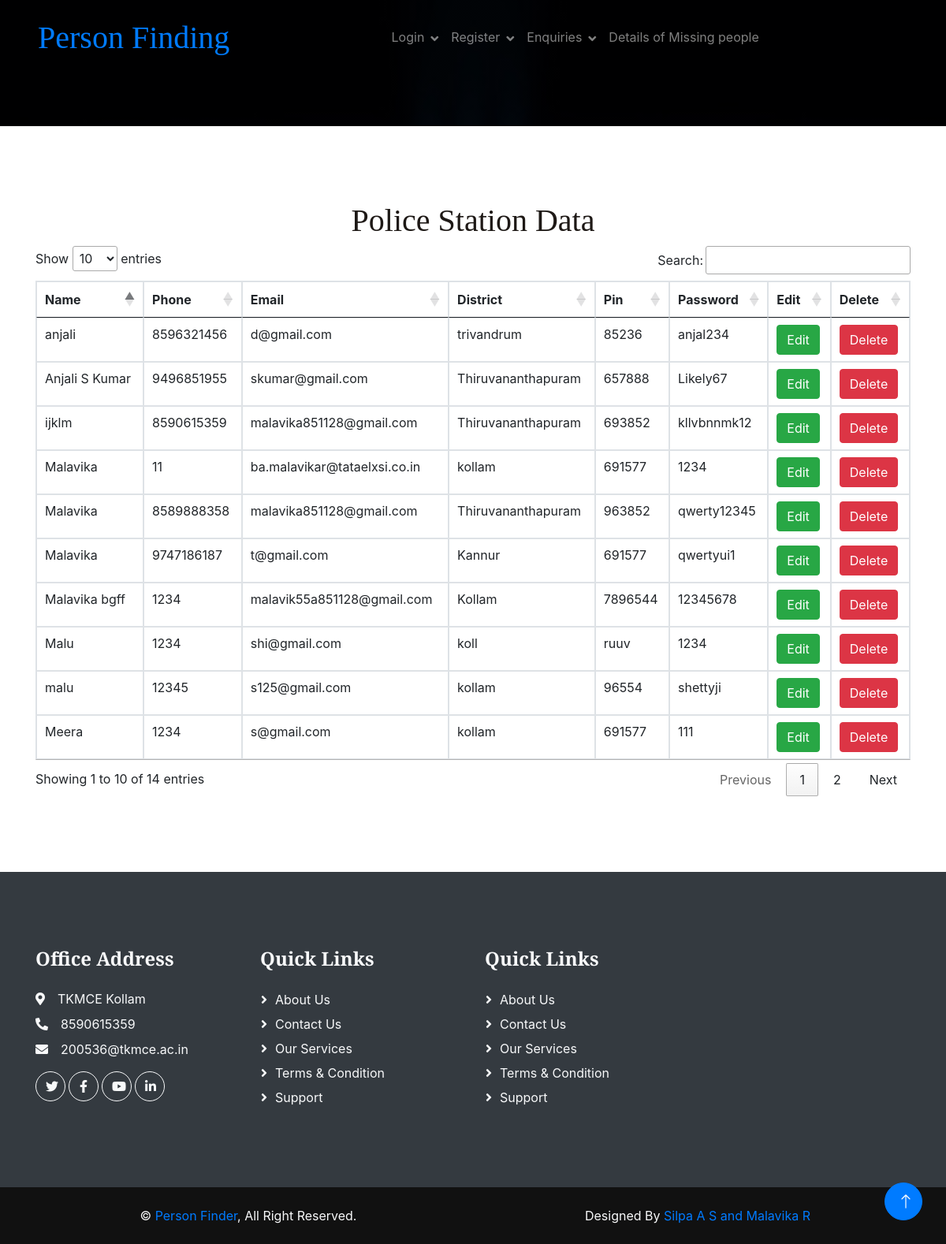
Page /userview/ on the committed database.
### myapp/models.py (models this page shows)
class Users(models.Model):
    Name=models.CharField(max_length=100)
    Phone=models.CharField(max_length=100)
    Email=models.CharField(max_length=100)
    District=models.CharField(max_length=100)
    Pin=models.CharField(max_length=100)
    Password=models.CharField(max_length=100)
    user_id=models.IntegerField(primary_key=True)
    usertype=models.CharField(max_length=100,default='User')

### myapp/views.py (the view)
# urls.py: path('userview/',views.dataview,name='userview'),
def dataview(request):
    register = Users.objects.all()  # Query the New model
    return render(request, 'userview.html', {'view': register})

### myapp/Templates/userview.html (shortened to what this page needs)
{% extends 'header.html' %}
{% block content %}
{% load static %}
<head>
    <link rel="stylesheet" href="https://maxcdn.bootstrapcdn.com/bootstrap/4.5.2/css/bootstrap.min.css">
    <link rel="stylesheet" type="text/css" href="https://cdn.datatables.net/1.10.23/css/jquery.dataTables.min.css">
</head>
<body>
    <div class="container table-container">
        <h1 class="text-center">Police Station Data </h1>
        <table id="enquiriesTable" class="table table-bordered">
            <thead>
                    <tr>
                        <th>Name</th>
                        <th>Phone</th>
                        <th>Email</th>
                        <th>District</th>
                        <th>Pin</th>
                        <th>Password</th>
                        <th>Edit</th>
                        <th>Delete</th>
                    </tr>
                </thead>
                <tbody>
                    {% for view in view %}
                    <tr>
                        <td>{{ view.Name }}</td>
                        <td>{{ view.Phone }}</td>
                        <td>{{ view.Email }}</td>
                        <td>{{ view.District }}</td>
                        <td>{{ view.Pin }}</td>
                        <td>{{ view.Password }}</td>
                        <td><a href="../useredit/{{ view.user_id}}" class="btn btn-success">Edit</a></td>
                        <td><a href="../userdelete/{{ view.user_id}}" class="btn btn-danger">Delete</a></td>
                    </tr>
                    {% endfor %}
                </tbody>
            </table>
        </div>
    </body>
{%endblock%}

### myapp/static/indexpage/css/style.css (style rules this page uses)
:root { --primary: #EAA636; --secondary: #545454; --light: #FDF5EB; --dark: #1E1916; }
.btn { font-weight: 500; transition: .5s; }

### rows in the picture
Users: Name "Malavika", Phone "11", Email "ba.malavikar@tataelxsi.co.in", District "kollam", Pin "691577", Password "1234"
Users: Name "Malu", Phone "1234", Email "shi@gmail.com", District "koll", Pin "ruuv", Password "1234"
Users: Name "Meera", Phone "1234", Email "s@gmail.com", District "kollam", Pin "691577", Password "111"
Users: Name "malu", Phone "12345", Email "s125@gmail.com", District "kollam", Pin "96554", Password "shettyji"
Users: Name "Malavika bgff", Phone "1234", Email "malavik55a851128@gmail.com", District "Kollam", Pin "7896544", Password "12345678"
Users: Name "anjali", Phone "8596321456", Email "d@gmail.com", District "trivandrum", Pin "85236", Password "anjal234"
Users: Name "Anjali S Kumar", Phone "9496851955", Email "skumar@gmail.com", District "Thiruvananthapuram", Pin "657888", Password "Likely67"
Users: Name "ijklm", Phone "8590615359", Email "malavika851128@gmail.com", District "Thiruvananthapuram", Pin "693852", Password "kllvbnnmk12"
Users: Name "Malavika", Phone "8589888358", Email "malavika851128@gmail.com", District "Thiruvananthapuram", Pin "963852", Password "qwerty12345"
Users: Name "Malavika", Phone "9747186187", Email "t@gmail.com", District "Kannur", Pin "691577", Password "qwertyui1"
